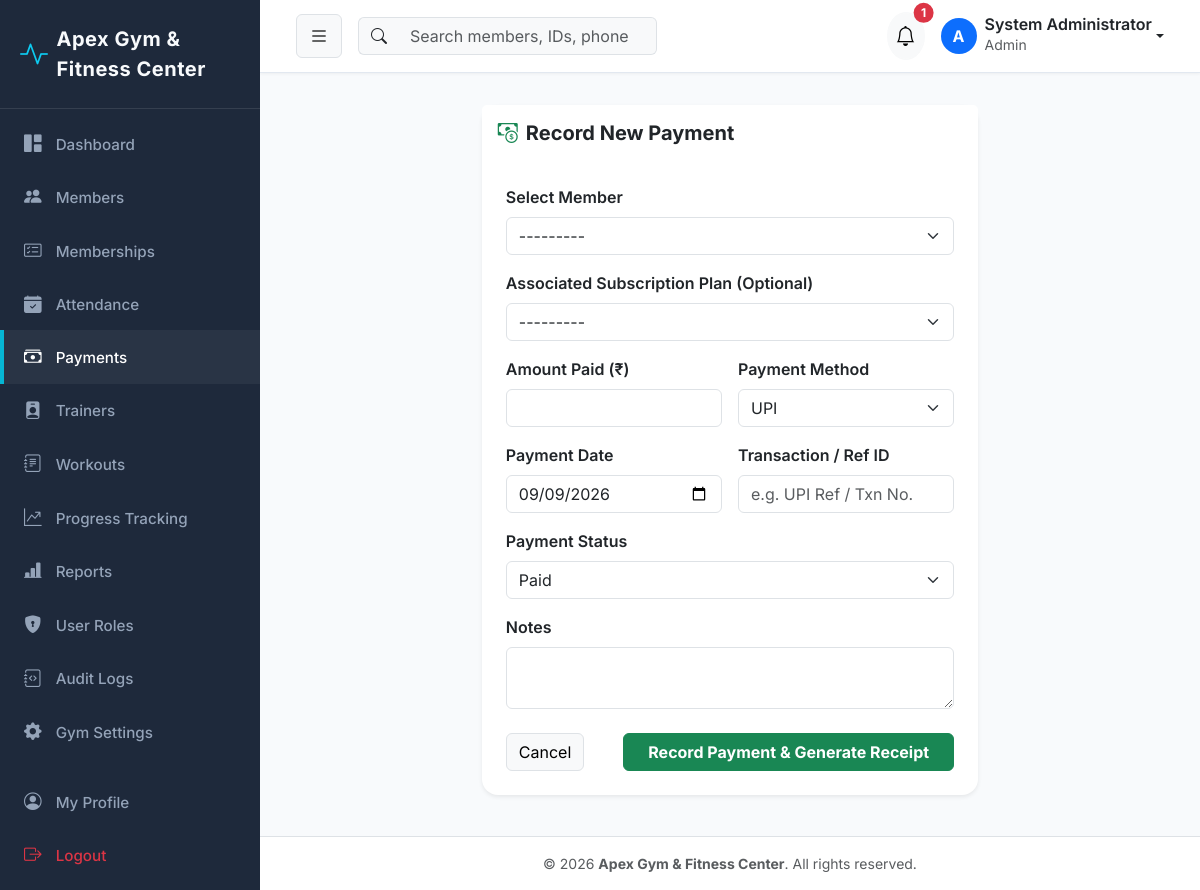
The app's page /payments/add/ (signed in) with its own data.
### gym_settings/models.py (models this page shows, shortened)
class GymSetting(models.Model):
    name = models.CharField(max_length=150, default='Apex Gym & Fitness Center')
    logo = models.ImageField(upload_to='gym_logo/', blank=True, null=True)
    address = models.TextField(default='123 Fitness Avenue, Tech District, City Center')
    phone = models.CharField(max_length=20, default='+1 (555) 019-2834')
    email = models.EmailField(default='contact@apexgym.com')
    opening_time = models.TimeField(default=time(6, 0))
    closing_time = models.TimeField(default=time(22, 0))
    currency = models.CharField(max_length=10, default='₹')
    tax_percentage = models.DecimalField(max_digits=5, decimal_places=2, default=18.00)
    updated_at = models.DateTimeField(auto_now=True)
    @classmethod
    def get_settings(cls):
        obj, created = cls.objects.get_or_create(pk=1)
        return obj

### accounts/models.py (models this page shows, shortened)
class User(AbstractUser):
    class Role(models.TextChoices):
        ADMIN = 'ADMIN', 'Admin'
        STAFF = 'STAFF', 'Staff'
        TRAINER = 'TRAINER', 'Trainer'
        MEMBER = 'MEMBER', 'Member'
    role = models.CharField(
        max_length=20,
        choices=Role.choices,
        default=Role.MEMBER,
        help_text='Role for role-based access control'
    )
    phone = models.CharField(max_length=20, blank=True, null=True)
    profile_picture = models.ImageField(upload_to='profiles/', blank=True, null=True)
    created_at = models.DateTimeField(auto_now_add=True)
    updated_at = models.DateTimeField(auto_now=True)
    @property
    def is_admin(self):
        return self.role == self.Role.ADMIN or self.is_superuser
    @property
    def is_member(self):
        return self.role == self.Role.MEMBER
    def get_full_name_or_username(self):
        full = f"{self.first_name} {self.last_name}".strip()
        return full if full else self.username

### members/models.py (models this page shows, shortened)
class Member(models.Model):
    class GenderChoices(models.TextChoices):
        MALE = 'MALE', 'Male'
        FEMALE = 'FEMALE', 'Female'
        OTHER = 'OTHER', 'Other'
    class StatusChoices(models.TextChoices):
        ACTIVE = 'ACTIVE', 'Active'
        INACTIVE = 'INACTIVE', 'Inactive'
        SUSPENDED = 'SUSPENDED', 'Suspended'
        EXPIRED = 'EXPIRED', 'Expired'
    member_id = models.CharField(max_length=20, unique=True, editable=False)
    user = models.OneToOneField(
        settings.AUTH_USER_MODEL,
        on_delete=models.CASCADE,
        related_name='member_profile'
    )
    date_of_birth = models.DateField(blank=True, null=True)
    gender = models.CharField(max_length=10, choices=GenderChoices.choices, default=GenderChoices.MALE)
    phone = models.CharField(max_length=20)
    email = models.EmailField()
    address = models.TextField(blank=True, null=True)
    emergency_contact_name = models.CharField(max_length=100, blank=True, null=True)
    emergency_contact_phone = models.CharField(max_length=20, blank=True, null=True)
    joining_date = models.DateField(default=timezone.now)
    status = models.CharField(max_length=20, choices=StatusChoices.choices, default=StatusChoices.ACTIVE)
    height = models.DecimalField(max_digits=5, decimal_places=2, help_text='Height in cm', blank=True, null=True)
    weight = models.DecimalField(max_digits=5, decimal_places=2, help_text='Weight in kg', blank=True, null=True)
    medical_notes = models.TextField(blank=True, null=True)
    profile_picture = models.ImageField(upload_to='members/', blank=True, null=True)
    created_at = models.DateTimeField(auto_now_add=True)
    updated_at = models.DateTimeField(auto_now=True)
    @property
    def full_name(self):
        return self.user.get_full_name_or_username()
    def __str__(self):
        return f"{self.member_id} - {self.full_name}"

### payments/views.py (the view)
# urls.py: path('add/', views.payment_create_view, name='create'),
@login_required
def payment_create_view(request):
    if request.user.is_member:
        messages.error(request, "Access denied.")
        return redirect('dashboard:index')
    member_id = request.GET.get('member_id')
    sub_id = request.GET.get('sub_id')
    initial_data = {}
    if member_id:
        member = get_object_or_404(Member, pk=member_id)
        initial_data['member'] = member
    if sub_id:
        sub = get_object_or_404(MemberSubscription, pk=sub_id)
        initial_data['subscription'] = sub
        initial_data['amount'] = sub.final_amount
    if request.method == 'POST':
        form = PaymentForm(request.POST)
        if form.is_valid():
            payment = form.save()
            messages.success(request, f"Payment {payment.payment_id} of ₹{payment.amount} recorded successfully!")
            return redirect('payments:receipt', pk=payment.pk)
    else:
        form = PaymentForm(initial=initial_data)
    return render(request, 'payments/payment_form.html', {'form': form, 'title': 'Record New Payment'})

### templates/payments/payment_form.html (shortened to what this page needs)
{% extends "base.html" %}
{% block content %}
<div class="container py-3">
    <div class="row justify-content-center">
        <div class="col-md-7">
            <div class="card border-0 shadow-sm rounded-4">
                <div class="card-header bg-white border-0 py-3">
                    <h5 class="fw-bold mb-0"><i class="bi bi-cash-coin text-success me-2"></i>{{ title }}</h5>
                </div>
                <div class="card-body p-4">
                    <form method="POST">
                        <div class="row g-3">
                            <div class="col-md-12">
                                <label class="form-label fw-semibold">Select Member</label>
                                {{ form.member }}
                            </div>
                            <div class="col-md-12">
                                <label class="form-label fw-semibold">Associated Subscription Plan (Optional)</label>
                                {{ form.subscription }}
                            </div>
                            <div class="col-md-6">
                                <label class="form-label fw-semibold">Amount Paid (₹)</label>
                                {{ form.amount }}
                            </div>
                            <div class="col-md-6">
                                <label class="form-label fw-semibold">Payment Method</label>
                                {{ form.payment_method }}
                            </div>
                            <div class="col-md-6">
                                <label class="form-label fw-semibold">Payment Date</label>
                                {{ form.payment_date }}
                            </div>
                            <div class="col-md-6">
                                <label class="form-label fw-semibold">Transaction / Ref ID</label>
                                {{ form.transaction_id }}
                            </div>
                            <div class="col-md-12">
                                <label class="form-label fw-semibold">Payment Status</label>
                                {{ form.status }}
                            </div>
                            <div class="col-md-12">
                                <label class="form-label fw-semibold">Notes</label>
                                {{ form.notes }}
                            </div>
                        </div>
                        <div class="d-flex justify-content-between mt-4">
                            <a href="{% url 'payments:list' %}" class="btn btn-light border">Cancel</a>
                            <button type="submit" class="btn btn-success fw-bold px-4">Record Payment & Generate Receipt</button>
                        </div>
                    </form>
                </div>
            </div>
        </div>
    </div>
</div>
{% endblock %}

### templates/base.html (shortened to what this page needs)
<!DOCTYPE html>
<html lang="en">
<head>
    <link href="https://cdn.jsdelivr.net/npm/bootstrap@5.3.2/dist/css/bootstrap.min.css" rel="stylesheet">
    <link href="https://cdn.jsdelivr.net/npm/bootstrap-icons@1.11.1/font/bootstrap-icons.css" rel="stylesheet">
    {% load static %}
    <link rel="stylesheet" href="{% static 'css/custom.css' %}">
</head>
<body>
    <div id="wrapper">
        {% if user.is_authenticated %}
        <aside id="sidebar-wrapper">
            <div class="sidebar-heading d-flex align-items-center">
                <i class="bi bi-activity text-info me-2 fs-3"></i>
                <span class="fw-bold">{{ gym_info.name|default:"Apex Fitness" }}</span>
            </div>
            <div class="list-group list-group-flush py-2">
                <a href="{% url 'dashboard:index' %}" class="list-group-item {% if request.resolver_match.app_name == 'dashboard' %}active{% endif %}">
                    <i class="bi bi-grid-1x2-fill"></i> Dashboard
                </a>
                {% if user.is_admin or user.is_staff_user %}
                <a href="{% url 'members:list' %}" class="list-group-item {% if request.resolver_match.app_name == 'members' %}active{% endif %}">
                    <i class="bi bi-people-fill"></i> Members
                </a>
                <a href="{% url 'memberships:subscription_list' %}" class="list-group-item {% if request.resolver_match.app_name == 'memberships' %}active{% endif %}">
                    <i class="bi bi-card-checklist"></i> Memberships
                </a>
                <a href="{% url 'attendance:list' %}" class="list-group-item {% if request.resolver_match.app_name == 'attendance' %}active{% endif %}">
                    <i class="bi bi-calendar-check-fill"></i> Attendance
                </a>
                <a href="{% url 'payments:list' %}" class="list-group-item {% if request.resolver_match.app_name == 'payments' %}active{% endif %}">
                    <i class="bi bi-cash-stack"></i> Payments
                </a>
                <a href="{% url 'trainers:list' %}" class="list-group-item {% if request.resolver_match.app_name == 'trainers' %}active{% endif %}">
                    <i class="bi bi-person-badge-fill"></i> Trainers
                </a>
                {% endif %}
                <a href="{% url 'workouts:list' %}" class="list-group-item {% if request.resolver_match.app_name == 'workouts' and request.resolver_match.url_name != 'progress' %}active{% endif %}">
                    <i class="bi bi-journal-text"></i> Workouts
                </a>
                <a href="{% url 'workouts:progress' %}" class="list-group-item {% if request.resolver_match.url_name == 'progress' %}active{% endif %}">
                    <i class="bi bi-graph-up-arrow"></i> Progress Tracking
                </a>
                {% if user.is_admin or user.is_staff_user %}
                <a href="{% url 'reports:index' %}" class="list-group-item {% if request.resolver_match.app_name == 'reports' %}active{% endif %}">
                    <i class="bi bi-bar-chart-line-fill"></i> Reports
                </a>
                {% endif %}
                {% if user.is_admin %}
                <a href="{% url 'accounts:user_list' %}" class="list-group-item {% if request.resolver_match.url_name == 'user_list' %}active{% endif %}">
                    <i class="bi bi-shield-lock-fill"></i> User Roles
                </a>
                <a href="{% url 'audit_logs:list' %}" class="list-group-item {% if request.resolver_match.app_name == 'audit_logs' %}active{% endif %}">
                    <i class="bi bi-journal-code"></i> Audit Logs
                </a>
                <a href="{% url 'gym_settings:index' %}" class="list-group-item {% if request.resolver_match.app_name == 'gym_settings' %}active{% endif %}">
                    <i class="bi bi-gear-fill"></i> Gym Settings
                </a>
                {% endif %}
                <a href="{% url 'accounts:profile' %}" class="list-group-item mt-3 {% if request.resolver_match.url_name == 'profile' %}active{% endif %}">
                    <i class="bi bi-person-circle"></i> My Profile
                </a>
                <a href="{% url 'accounts:logout' %}" class="list-group-item text-danger">
                    <i class="bi bi-box-arrow-right"></i> Logout
                </a>
            </div>
        </aside>
        {% endif %}
        <div id="page-content-wrapper">
            {% if user.is_authenticated %}
            <nav class="navbar navbar-expand-lg top-navbar">
                <div class="container-fluid">
                    <button class="btn btn-light border" id="sidebarToggle">
                        <i class="bi bi-list fs-5"></i>
                    </button>
                    <form class="d-none d-md-flex ms-3 me-auto" action="{% url 'members:list' %}" method="GET">
                        <div class="input-group">
                            <span class="input-group-text bg-light border-end-0"><i class="bi bi-search"></i></span>
                            <input class="form-control bg-light border-start-0" type="search" name="q" placeholder="Search members, IDs, phone..." aria-label="Search">
                        </div>
                    </form>
                    <div class="d-flex align-items-center ms-auto">
                        <div class="dropdown me-3">
                            <button class="btn btn-light position-relative rounded-circle p-2" type="button" data-bs-toggle="dropdown">
                                <i class="bi bi-bell fs-5"></i>
                                {% if unread_notifications_count > 0 %}
                                <span class="position-absolute top-0 start-100 translate-middle badge rounded-pill bg-danger">
                                    {{ unread_notifications_count }}
                                </span>
                                {% endif %}
                            </button>
                        </div>
                        <div class="dropdown">
                            <a class="d-flex align-items-center text-decoration-none dropdown-toggle text-dark" href="#" data-bs-toggle="dropdown">
                                <div class="bg-primary text-white rounded-circle d-flex align-items-center justify-content-center me-2 fw-bold" style="width: 36px; height: 36px;">
                                    {{ user.username|slice:":1"|upper }}
                                </div>
                                <div class="d-none d-sm-block text-start">
                                    <div class="fw-semibold lh-1">{{ user.get_full_name_or_username }}</div>
                                    <small class="text-muted">{{ user.get_role_display }}</small>
                                </div>
                            </a>
                        </div>
                    </div>
                </div>
            </nav>
            {% endif %}
            <div class="container-fluid pt-3 px-4">
                {% block content %}{% endblock %}
            </div>
            <footer class="mt-auto py-3 bg-white border-top text-center text-muted small">
                <div class="container">
                    &copy; {% now "Y" %} <strong>{{ gym_info.name|default:"Apex Gym & Fitness Center" }}</strong>. All rights reserved.
                </div>
            </footer>
        </div>
    </div>
</body>
</html>

### records on screen
GymSetting: name "Apex Gym & Fitness Center"
User: username "A", get_full_name_or_username "System Administrator", role "Admin"
Member: member "---------"

### other values on screen
{{ unread_notifications_count }} "1"
{{ title }} "Record New Payment"
